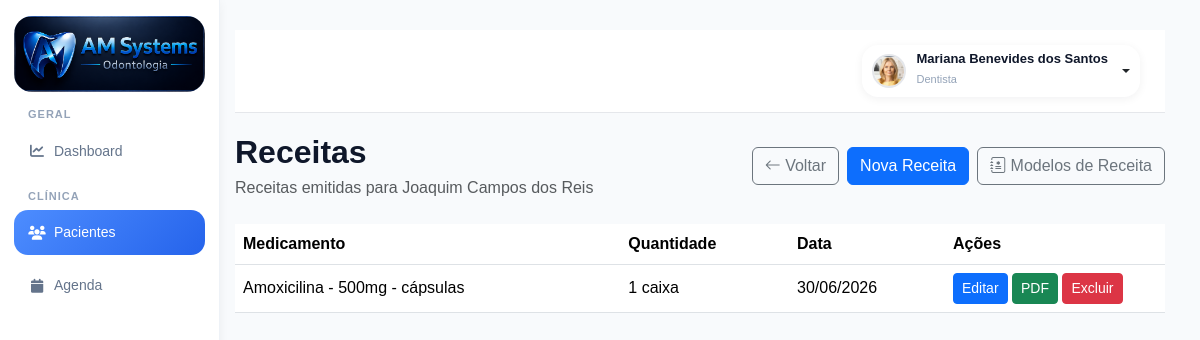
Screenshot of /pacientes/17/receitas/ (signed in) with the database file from the repository.
### accounts/models.py (models this page shows, shortened)
class PerfilUsuario(models.Model):
    ADMIN = 'admin'
    GESTOR = 'gestor'
    DENTISTA = 'dentista'
    SECRETARIA = 'secretaria'
    ACD = 'acd'
    CONTABILIDADE = 'contabilidade'
    MARKETING = 'marketing'
    AUDITORIA = 'auditoria'
    TIPOS_USUARIO = [
        (ADMIN, 'Administrador'),
        (GESTOR, 'Gestor'),
        (DENTISTA, 'Dentista'),
        (SECRETARIA, 'Secretária'),
        (ACD, 'Auxiliar de Saúde Bucal'),
        (CONTABILIDADE, 'Contabilidade'),
        (MARKETING, 'Marketing'),
        (AUDITORIA, 'Auditoria'),
    ]
    usuario = models.OneToOneField(
        User,
        on_delete=models.CASCADE,
        related_name='perfil'
    )
    tipo_usuario = models.CharField(
        max_length=30,
        choices=TIPOS_USUARIO,
        default=SECRETARIA
    )
    cro = models.CharField(
        max_length=20,
        blank=True,
        null=True
    )
    especialidade = models.CharField(
        max_length=100,
        blank=True,
        null=True
    )
    telefone = models.CharField(
        max_length=20,
        blank=True,
        null=True
    )
    cpf = models.CharField(
        max_length=14,
        blank=True,
        null=True
    )
    rg = models.CharField(
        max_length=20,
        blank=True,
        null=True
    )
    data_nascimento = models.DateField(
        blank=True,
        null=True
    )
    sexo = models.CharField(
        max_length=20,
        blank=True,
        null=True
    )
    foto = models.ImageField(
        upload_to='usuarios/fotos/',
        blank=True,
        null=True
    )
    assinatura = models.ImageField(
        upload_to='usuarios/assinaturas/',
        blank=True,
        null=True
    )
    cro_uf = models.CharField(
        max_length=2,
        blank=True,
        null=True
    )
    cep = models.CharField(
        max_length=10,
        blank=True,
        null=True
    )
    logradouro = models.CharField(
        max_length=255,
        blank=True,
        null=True
    )
    numero = models.CharField(
        max_length=20,
        blank=True,
        null=True
    )
    complemento = models.CharField(
        max_length=100,
        blank=True,
        null=True
    )
    bairro = models.CharField(
        max_length=100,
        blank=True,
        null=True
    )
    cidade = models.CharField(
        max_length=100,
        blank=True,
        null=True
    )
    uf = models.CharField(
        max_length=2,
        blank=True,
        null=True
    )
    celular = models.CharField(
        max_length=20,
        blank=True,
        null=True
    )
    ativo = models.BooleanField(
        default=True
    )
    somente_leitura = models.BooleanField(
        default=False
    )
    criado_em = models.DateTimeField(
        auto_now_add=True
    )
    atualizado_em = models.DateTimeField(
        auto_now=True
    )

class Paciente(models.Model):
    foto = models.ImageField(
        upload_to='pacientes/',
        blank=True,
        null=True
    )
    nome = models.CharField(
        max_length=200
    )
    cpf = models.CharField(
        max_length=14,
        blank=True,
        null=True
    )
    rg = models.CharField(
        max_length=20,
        blank=True,
        null=True
    )
    nascimento = models.DateField(
        blank=True,
        null=True
    )
    genero = models.CharField(
        max_length=20,
        blank=True,
        null=True
    )
    estado_civil = models.CharField(
        max_length=30,
        blank=True,
        null=True
    )
    profissao = models.CharField(
        max_length=100,
        blank=True,
        null=True
    )
    telefone = models.CharField(
        max_length=20,
        blank=True,
        null=True
    )
    whatsapp = models.CharField(
        max_length=20,
        blank=True,
        null=True
    )
    email = models.EmailField(
        blank=True,
        null=True
    )
    cep = models.CharField(
        max_length=10,
        blank=True,
        null=True
    )
    endereco = models.CharField(
        max_length=255,
        blank=True,
        null=True
    )
    numero = models.CharField(
        max_length=20,
        blank=True,
        null=True
    )
    complemento = models.CharField(
        max_length=100,
        blank=True,
        null=True
    )
    bairro = models.CharField(
        max_length=100,
        blank=True,
        null=True
    )
    cidade = models.CharField(
        max_length=100,
        blank=True,
        null=True
    )
    estado = models.CharField(
        max_length=2,
        blank=True,
        null=True
    )
    convenio = models.CharField(
        max_length=100,
        blank=True,
        null=True
    )
    carteirinha = models.CharField(
        max_length=100,
        blank=True,
        null=True
    )
    alergias = models.TextField(
        blank=True,
        null=True
    )
    medicamentos = models.TextField(
        blank=True,
        null=True
    )
    observacoes = models.TextField(
        blank=True,
        null=True
    )
    responsavel = models.CharField(
        max_length=200,
        blank=True,
        null=True
    )
    cpf_responsavel = models.CharField(
        max_length=14,
        blank=True,
        null=True
    )
    telefone_responsavel = models.CharField(
        max_length=20,
        blank=True,
        null=True
    )
    dentista = models.ForeignKey(
        User,
        on_delete=models.SET_NULL,
        null=True,
        blank=True,
        related_name='pacientes'
    )
    ativo = models.BooleanField(
        default=True
    )
    criado_em = models.DateTimeField(
        auto_now_add=True
    )
    atualizado_em = models.DateTimeField(
        auto_now=True
    )

class Receita(models.Model):
    paciente = models.ForeignKey(
        Paciente,
        on_delete=models.CASCADE,
        related_name='receitas'
    )
    medicamento = models.CharField(
        max_length=300
    )
    titulo = models.CharField(
        max_length=200,
        default='Receituário'
    )
    quantidade = models.CharField(
        max_length=100
    )
    posologia = models.TextField()
    observacoes = models.TextField(
        blank=True,
        null=True
    )
    TIPO_RECEITA = (
        ('simples', 'Receituário Simples'),
        ('controle', 'Receita de Controle Especial'),
    )
    tipo_receita = models.CharField(
        max_length=20,
        choices=TIPO_RECEITA,
        default='simples'
    )
    status = models.CharField(
        max_length=20,
        default='ativo'
    )
    criado_em = models.DateTimeField(
        auto_now_add=True
    )
    class Meta:
        ordering = ['-criado_em']

### accounts/permissions.py (the view)
        def wrapper(request, *args, **kwargs):
            if not request.user.is_authenticated:
                return redirect('login')
            if not hasattr(request.user, 'perfil'):
                messages.error(
                    request,
                    'Usuário sem perfil definido.'
                )
                return redirect('dashboard')
            if request.user.perfil.tipo_usuario not in perfis:
                messages.error(
                    request,
                    'Você não possui permissão para acessar esta área.'
                )
                return redirect('dashboard')
            return view_func(
                request,
                *args,
                **kwargs
            )

### accounts/templates/accounts/receitas.html
{% extends 'accounts/base.html' %}
{% block content %}
<div class="mb-4">
    <div class="d-flex justify-content-between align-items-center">
        <div>
            <h2 class="fw-bold mb-1">
                Receitas
            </h2>
            <p class="text-muted mb-0">
                Receitas emitidas para {{ paciente.nome }}
            </p>
        </div>
        <div class="d-flex gap-2">
            <a
                href="{% url 'perfil_paciente' paciente.id %}"
                class="btn btn-outline-secondary"
            >
                <i class="bi bi-arrow-left"></i>
                Voltar
            </a>
            <a
                href="{% url 'nova_receita' paciente.id %}"
                class="btn btn-primary"
            >
                Nova Receita
            </a>
            <a
                href="{% url 'modelos_receita' %}"
                class="btn btn-outline-secondary"
            >
                <i class="bi bi-journal-medical"></i>
                Modelos de Receita
            </a>
        </div>
    </div>
</div>
<table class="table">
    <thead>
        <tr>
            <th>Medicamento</th>
            <th>Quantidade</th>
            <th>Data</th>
            <th width="220">Ações</th>
        </tr>
    </thead>
    <tbody>
        {% for receita in receitas %}
        <tr>
            <td>{{ receita.medicamento }}</td>
            <td>{{ receita.quantidade }}</td>
            <td>{{ receita.criado_em|date:"d/m/Y" }}</td>
            <td>
                <a
                    href="{% url 'editar_receita' receita.id %}"
                    target="_blank"
                    class="btn btn-sm btn-primary"
                >
                    Editar
                </a>
                <a
                    href="{% url 'imprimir_receita' receita.id %}"
                    target="_blank"
                    class="btn btn-sm btn-success"
                >
                    PDF
                </a>
                <a
                    href="{% url 'excluir_receita' receita.id %}"
                    class="btn btn-sm btn-danger"
                >
                    Excluir
                </a>
            </td>
        </tr>
        {% empty %}
        <tr>
            <td colspan="4">
                Nenhuma receita cadastrada.
            </td>
        </tr>
        {% endfor %}
    </tbody>
</table>
{% endblock %}

### accounts/templates/accounts/base.html (shortened to what this page needs)
{% load static %}
<!DOCTYPE html>
<html lang="pt-br">
<head>
    <link href="https://cdn.jsdelivr.net/npm/bootstrap@5.3.3/dist/css/bootstrap.min.css" rel="stylesheet">
    <link rel="stylesheet" href="https://cdn.jsdelivr.net/npm/bootstrap-icons@1.11.3/font/bootstrap-icons.min.css">
    <link rel="stylesheet" href="https://cdnjs.cloudflare.com/ajax/libs/font-awesome/6.5.2/css/all.min.css">
    <link rel="stylesheet" href="{% static 'css/style.css' %}">
    <link rel="stylesheet" href="{% static 'css/pacientes.css' %}">
    <link rel="stylesheet" href="{% static 'css/odontograma.css' %}">
    <link rel="stylesheet" href="{% static 'css/anamnese.css' %}">
    <link rel="stylesheet" href="{% static 'css/ficha_clinica.css' %}">
    <link href="https://cdn.jsdelivr.net/npm/fullcalendar@6.1.15/index.global.min.css" rel="stylesheet">
</head>
<body>
    <div class="dashboard-wrapper">
        {% with perfil=request.user.perfil.tipo_usuario %}
        <aside class="sidebar">
            <div class="logo-area">
                <img src="{% static 'img/logo.png' %}" alt="Logo">
            </div>
            <ul class="sidebar-menu">
                <div class="sidebar-section">
                    Geral
                </div>
                <li class="{% if 'dashboard' in request.path %}active{% endif %}">
                    <a href="/dashboard/">
                        <i class="fa-solid fa-chart-line"></i>
                        <span>Dashboard</span>
                    </a>
                </li>
                <div class="sidebar-section">
                    Clínica
                </div>
                <li class="{% if 'pacientes' in request.path and 'odontograma' not in request.path %}active{% endif %}">
                    <a href="/pacientes/">
                        <i class="fa-solid fa-users"></i>
                        <span>Pacientes</span>
                    </a>
                </li>
                <li class="{% if 'agenda' in request.path %}active{% endif %}">
                    <a href="/agenda/">
                        <i class="fa-solid fa-calendar"></i>
                        <span>Agenda</span>
                    </a>
                </li>
            </ul>
            {% endwith %}
        </aside>
        <main class="main-content">
            <div class="topbar">
                <div class="d-flex justify-content-end align-items-center">
                    {% if request.user.is_authenticated %}
                    <div class="dropdown">
                        <button class="btn profile-dropdown-btn dropdown-toggle" type="button" data-bs-toggle="dropdown"
                            aria-expanded="false">
                            {% if request.user.perfil.foto %}
                            <img src="{{ request.user.perfil.foto.url }}" alt="Foto" class="profile-avatar">
                            {% else %}
                            <div class="profile-avatar-placeholder"></div>
                            {% endif %}
                            <div class="text-start">
                                <div class="profile-user-name">
                                    {% if request.user.first_name and request.user.last_name %}
                                    {{ request.user.first_name }} {{ request.user.last_name }}
                                    {% elif request.user.first_name %}
                                    {{ request.user.first_name }}
                                    {% else %}
                                    {{ request.user.username }}
                                    {% endif %}
                                </div>
                                <small class="profile-user-role">
                                    {{ request.user.perfil.get_tipo_usuario_display }}
                                </small>
                            </div>
                        </button>
                    </div>
                    {% endif %}
                </div>
            </div>
            {% block content %}
            {% endblock %}
        </main>
    </div>
</body>
</html>

### rows the page displays
Paciente: nome "Joaquim Campos dos Reis"
Receita: medicamento "Amoxicilina - 500mg - cápsulas", quantidade "1 caixa", criado_em "30/06/2026"

### other values shown
{{ request.user.first_name }} "Mariana Benevides dos Santos"
{{ request.user.perfil.get_tipo_usuario_display }} "Dentista"
